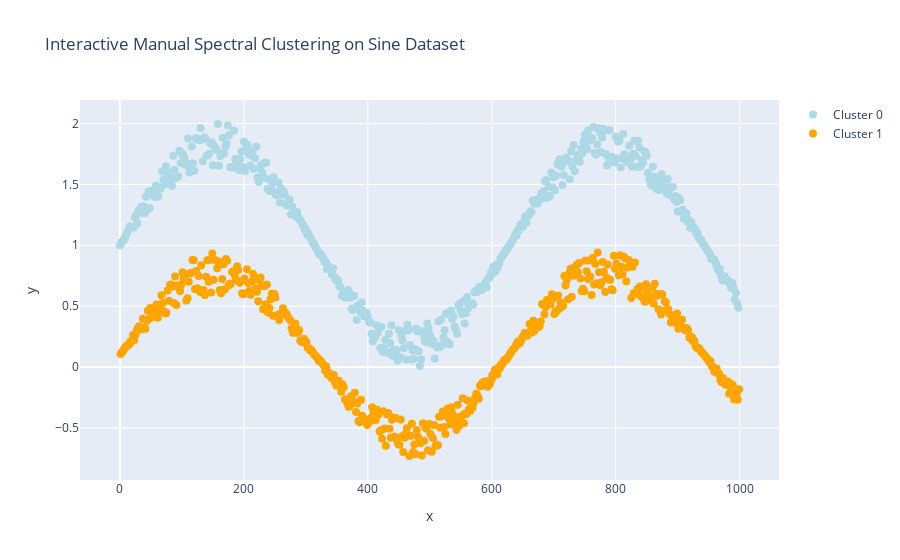

The code cell stored with this chart in its notebook:
### Markdown cell above
# Section 1: Sine Dataset
This dataset simulates a noisy sine wave, which is non-convex and challenging for K-Means.

### Code cell
# Generate the sine dataset
nb_samples = 1000
X = np.zeros(shape=(nb_samples, 2))
sine_dataset = pd.DataFrame(X)

for i in range(nb_samples):
    X[i, 0] = float(i)
    if i % 2 == 0:
        X[i, 1] = 1.0 + (np.random.uniform(0.65, 1.0)) * np.sin(float(i) / 100.0)
    else:
        X[i, 1] = 0.1 + (np.random.uniform(0.5, 0.85)) * np.sin(float(i) / 100.0)

# Visualize the raw sine data
fig = plt.figure(figsize=(12, 8))
plt.scatter(X[:, 0], X[:, 1])
plt.xlabel('x0')
plt.ylabel('x1')
plt.title('Raw Sine Dataset (Non-Convex Shape)')
plt.grid()
plt.show()

# Standardize the data
scaler = MinMaxScaler().fit(X)
X_scaled = scaler.transform(X)

# Fit K-Means with 2 clusters
kmeans_md = KMeans(n_clusters=2, init='k-means++', n_init=20, random_state=42).fit(X_scaled)

# Append cluster labels
sine_dataset.columns = ['x', 'y']
sine_dataset['kmeans_cluster'] = kmeans_md.labels_

# Visualize K-Means results
colors = ['lightblue', 'orange']
fig = plt.figure(figsize=(12, 8))
plt.xlabel('x')
plt.ylabel('y')
plt.title('K-Means Clustering on Sine Dataset')
plt.grid()

for c in sine_dataset['kmeans_cluster'].unique():
    temp = sine_dataset[sine_dataset['kmeans_cluster'] == c]
    plt.scatter(temp['x'], temp['y'], color=colors[c], label=f'Cluster {c}')
plt.legend()
plt.show()

# Manual Spectral Clustering with 2 clusters (replicating sklearn's results)
spectral_labels = manual_spectral_clustering(X_scaled, n_clusters=2, n_neighbors=15, random_state=42)
sine_dataset['spectral_clusters'] = spectral_labels

# Visualize Manual Spectral Clustering results
fig = plt.figure(figsize=(12, 8))
plt.xlabel('x0')
plt.ylabel('x1')
plt.title('Manual Spectral Clustering on Sine Dataset')
plt.grid()

for c in sine_dataset['spectral_clusters'].unique():
    temp = sine_dataset[sine_dataset['spectral_clusters'] == c]
    plt.scatter(temp['x'], temp['y'], color=colors[c], label=f'Cluster {c}')
plt.legend()
plt.show()

# Evaluate and Compare Clusters
sil_kmeans = silhouette_score(X_scaled, kmeans_md.labels_)
sil_spectral = silhouette_score(X_scaled, spectral_labels)
print(f"Silhouette Score - K-Means: {sil_kmeans:.3f}")
print(f"Silhouette Score - Manual Spectral: {sil_spectral:.3f}")
# Spectral should have a higher score due to better handling of non-convex shapes.

# Interactive Plotly Visualization for Sine Dataset
traces = []
for c in sine_dataset['spectral_clusters'].unique():
    temp = sine_dataset[sine_dataset['spectral_clusters'] == c]
    trace = go.Scatter(x=temp['x'], y=temp['y'], mode='markers', 
                       marker=dict(color=colors[c], size=8), 
                       name=f'Cluster {c}')
    traces.append(trace)

layout = go.Layout(title='Interactive Manual Spectral Clustering on Sine Dataset',
                   xaxis=dict(title='x'),
                   yaxis=dict(title='y'),
                   showlegend=True)
fig = go.Figure(data=traces, layout=layout)
plotly.offline.iplot(fig)

### Figure 1 — Plotly figure (JSON) as saved in the notebook; plotly's stock layout.template omitted (floating-point values rounded to 4 significant figures; data arrays with more than 128 entries replaced by an {"elided": "..."} marker saying what was removed)
{"data": [{"marker": {"color": "lightblue", "size": 8}, "mode": "markers", "name": "Cluster 0", "type": "scatter", "x": {"elided": "500 float values"}, "y": {"elided": "500 float values"}}, {"marker": {"color": "orange", "size": 8}, "mode": "markers", "name": "Cluster 1", "type": "scatter", "x": {"elided": "500 float values"}, "y": {"elided": "500 float values"}}], "layout": {"showlegend": true, "title": {"text": "Interactive Manual Spectral Clustering on Sine Dataset"}, "xaxis": {"title": {"text": "x"}}, "yaxis": {"title": {"text": "y"}}}}
